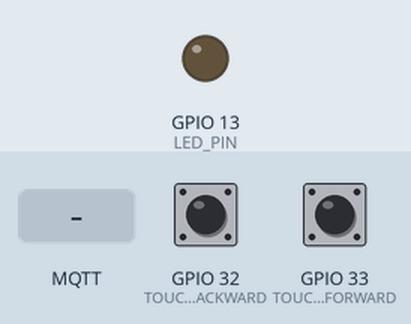
Simulated run of this sketch. Board: ESP32. Parts: output pins drawn as LEDs (lit = HIGH). The inputs (shaded band) are chosen by the test bench; at power-on: GPIO 32 (TOUCH_BACKWARD) HIGH, GPIO 33 (TOUCH_FORWARD) HIGH. WiFi joins after 1.5 s; servers stay silent unless stated; no MQTT or app messages arrive unless stated; what the sketch prints to the serial monitor is not drawn.

Above: at 2.7 s.
2.8 s: MQTT message "on" arrives on the first subscribed topic
At 4.2 s:
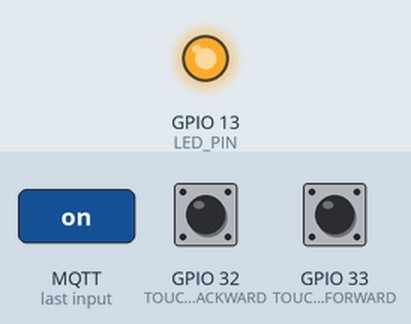
11.0 s: MQTT message "off" arrives on the first subscribed topic
At 11.6 s:
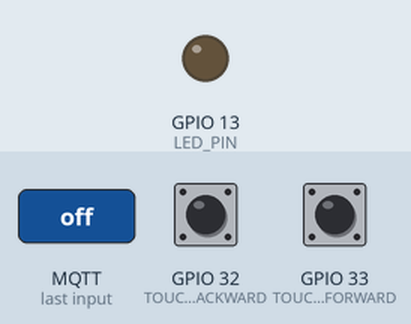
Timing chart, 0 to 13.5 s (numbered marks = the images above; inputs shaded):
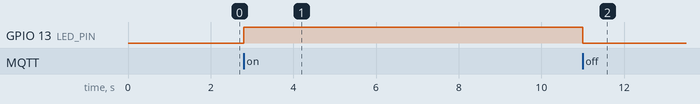

Measured:
- after the input at 2.8 s, GPIO 13 (LED_PIN): LOW → HIGH at once
- after the input at 11.0 s, GPIO 13 (LED_PIN): HIGH → LOW at once

The sketch:

testMQTT2Pines.ino
```cpp
/*
 * Ejemplo de protocolo MQTT para ESP32
 * Al recibir un mensaje "on", prende un LED (D2)
 * Al recibir un mensaje "off", apaga un LEC (D2)
 * Al tocar la terminal D4, publica mensaje "forward"
 * Al tocar la terminal D15, publica mensaje "backward"
 * Fuentes:
 * https://randomnerdtutorials.com/esp32-mqtt-publish-subscribe-arduino-ide/
 * https://www.instructables.com/id/IOT-Made-Simple-Playing-With-the-ESP32-on-Arduino-/
 * https://forum.arduino.cc/index.php?topic=319836.0
*/

#include<WiFi.h>
#include <PubSubClient.h>
//Para instalar la biblioteca PubSubClien.h: "Sketch -> Include Library -> Manage Libraries... -> Type PubSub in Search field -> Install."

//#define TOUCH_FORWARD T0 // ESP32 Pin D4
//#define TOUCH_BACKWARD T3 //ESP32 Pin D15
#define TOUCH_FORWARD T8
#define TOUCH_BACKWARD T9
#define LED_PIN 13

//const char* ssid = "w1f1@p3rryt05";//Nombre de wifi
//const char* password = "z0w1eYn1n0";//Password
//const char* mqtt_server = "192.168.1.77";//IP del servidor con mosquitto broker

const char* ssid = "SM-G935F6558";//Nombre de wifi
const char* password = "dogex670";//Password
const char* mqtt_server = "192.168.43.190";//IP del servidor con mosquitto broker
//const char* mqtt_server = "http://broker.mqtt-dashboard.com/"
WiFiClient espClient;
PubSubClient client(espClient);

long lastMsg = 0;
char msg[50];
//int value = 0;
bool published = false;
//int touchValueForward = 100;
//int touchValueBackward = 100;

void setup()
{
    Serial.begin(115200);
    setup_wifi();
    client.setServer(mqtt_server, 1883);
    client.setCallback(callback);
    pinMode(LED_PIN, OUTPUT);
    digitalWrite (LED_PIN, LOW);
}

void loop()
{
    if(!client.connected())
    {
        reconnect();
    }
    client.loop();
    long now = millis();
    //touchValueForward = touchRead(TOUCH_FORWARD);
    //touchValueBackward = touchRead(TOUCH_BACKWARD);
    if(touchRead(TOUCH_FORWARD) < 50 && touchRead(TOUCH_BACKWARD) >= 50)
    {
        delay(300);
        if(touchRead(TOUCH_FORWARD) < 50 && touchRead(TOUCH_BACKWARD) >= 50)
        {
            if(!published)
            {
                Serial.println("Forward");
                //client.publish("topic","Mensaje");
                client.publish("esp32/input", "Forward");
                published = true;
            }
        }
    }
    else if(touchRead(TOUCH_BACKWARD) < 50 && touchRead(TOUCH_FORWARD) >= 50)
    {
        delay(300);
        if(touchRead(TOUCH_BACKWARD) < 50 && touchRead(TOUCH_FORWARD) >= 50)
        {
            if(!published)
            {
                Serial.println("Backward");
                client.publish("esp32/input", "Backward");
                published = true;
            }
        }
    }
    else
    {
        if(published)
        {
            Serial.println("Pin Free");
            client.publish("esp32/input","Pin Free");
            published = false;
        }
    }
}

void setup_wifi()
{
    delay(10);
    Serial.println();
    Serial.print("Conectando a ");
    Serial.println(ssid);

    WiFi.begin(ssid, password);

    while(WiFi.status() != WL_CONNECTED)
    {
        delay(500);
        Serial.print(".");
    }

    Serial.println("");
    Serial.println("Wifi Conectada");
    Serial.print("IP Address: ");
    Serial.println(WiFi.localIP());
}/*Fin setup_wifi*/

void callback(char* topic, byte* message, unsigned int length)
{
    Serial.print("Mensaje recibido en topic: ");
    Serial.print(topic);
    Serial.print(". Mensaje: ");
    String messageTemp;
    for (int i = 0; i < length; i++)
    {
        Serial.print((char)message[i]);
        messageTemp += (char)message[i];
    }
    Serial.println();
    if(String(topic) == "esp32/output")
    {
        Serial.print("Cambiando pin de salida a ");
        if(messageTemp=="on")
        {
            Serial.println("on");
            digitalWrite(LED_PIN, HIGH);
        }
        else if(messageTemp=="off")
        {
            Serial.println("off");
            digitalWrite(LED_PIN, LOW);
        }
    }
}/*Fin funcion callback*/

void reconnect()
{
    // Loop until we're reconnected
    while(!client.connected())
    {
        Serial.print("Intentando conexion MQTT...");
        if(client.connect("ESP32Client"))
        {
            Serial.println("Conectado");
            //Subscribe
            client.subscribe("esp32/output");
        }
        else
        {
            Serial.print("Fallido, rc=");
            Serial.print(client.state());
            Serial.println(" Intento nuevamente en 5 segundos");
            // Wait 5 seconds before retrying
            delay(5000);
        }
    }
}/*Fin reconnect*/
```
